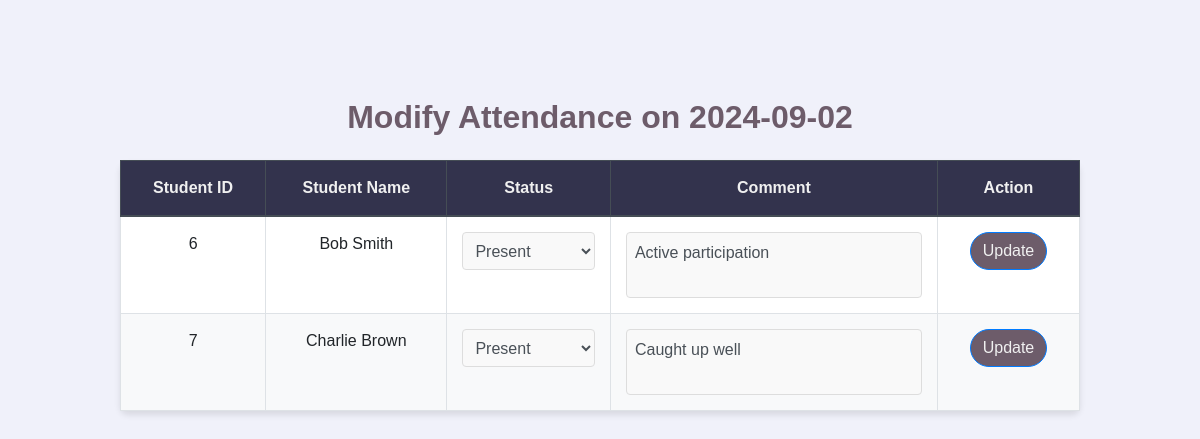
Page /teacher/modify_attendance.php?class_id=1&date=2024-09-02 on the committed database.
### tables this page shows
CREATE TABLE attendance (
    id INT AUTO_INCREMENT PRIMARY KEY,
    class_id INT NOT NULL,   
    student_id INT NOT NULL,   
    date DATE NOT NULL,   
    status ENUM('present', 'absent') NOT NULL,
    comment TEXT,   
    FOREIGN KEY (class_id) REFERENCES classes(id),
    FOREIGN KEY (student_id) REFERENCES user(id)
);

CREATE TABLE IF NOT EXISTS user (
  id INT NOT NULL AUTO_INCREMENT,
  fullname VARCHAR(200) NOT NULL,
  email VARCHAR(200) NOT NULL,
  class VARCHAR(10) NOT NULL,
  role ENUM('teacher', 'student', 'admin') NOT NULL,
  PRIMARY KEY (id)
);

### teacher/modify_attendance.php (the view, shortened to what this page needs)
<?php
require_once('C:\xampp\htdocs\attendance-roster\config.php');
if (isset($_GET['class_id'], $_GET['date'])) {
    $class_id = $_GET['class_id'];
    $date = $_GET['date'];
} else {
    echo "Missing required parameters.";
    exit();
}
$sql = "SELECT a.student_id, s.fullname AS student_name, a.status, a.comment
        FROM attendance a
        JOIN student_class sc ON a.student_id = sc.student_id AND a.class_id = sc.class_id
        JOIN user s ON a.student_id = s.id
        WHERE a.class_id = ? AND a.date = ?
        ORDER BY a.student_id";
$attendance_data = [];
if ($stmt = $conn->prepare($sql)) {
    $stmt->bind_param("is", $class_id, $date);
    if ($stmt->execute()) {
        $stmt->bind_result($student_id, $student_name, $status, $comment);
        while ($stmt->fetch()) {
            $attendance_data[] = [
                'student_id' => $student_id,
                'student_name' => $student_name,
                'status' => $status,
                'comment' => $comment
            ];
        }
    } else {
        $update_err = "Failed to fetch attendance data.";
    }
} else {
    $update_err = "Error preparing the query.";
}
?>
<!DOCTYPE html>
<html lang="en">
<head>
    <link href="https://stackpath.bootstrapcdn.com/bootstrap/4.5.2/css/bootstrap.min.css" rel="stylesheet">
    <link rel="stylesheet" href="css/mark_attendance.css?v=1.0">
</head>
<body>
    <div class="container mt-5">
        <h2 class="text-center mb-4">Modify Attendance on <?php echo htmlspecialchars($date); ?></h2>
        <?php if (empty($attendance_data)) : ?>
            <div class="alert alert-warning">No attendance records found for the specified date and class.</div>
        <?php else : ?>
            <form method="POST">
                <table class="table table-bordered table-hover">
                    <thead class="thead-dark">
                        <tr>
                            <th>Student ID</th>
                            <th>Student Name</th>
                            <th>Status</th>
                            <th>Comment</th>
                            <th>Action</th>
                        </tr>
                    </thead>
                    <tbody>
                        <?php foreach ($attendance_data as $record) : ?>
                            <tr>
                                <td><?php echo htmlspecialchars($record['student_id']); ?></td>
                                <td><?php echo htmlspecialchars($record['student_name']); ?></td>
                                <td>
                                    <select class="form-control" name="status[<?php echo htmlspecialchars($record['student_id']); ?>]" required>
                                        <option value="present" <?php echo ($record['status'] === 'present') ? 'selected' : ''; ?>>Present</option>
                                    </select>
                                </td>
                                <td>
                                    <textarea class="form-control" name="comment[<?php echo htmlspecialchars($record['student_id']); ?>]"><?php echo htmlspecialchars($record['comment']); ?></textarea>
                                </td>
                                <td>
                                    <button type="submit" class="btn btn-primary" name="update" value="<?php echo htmlspecialchars($record['student_id']); ?>">Update</button>
                                </td>
                            </tr>
                        <?php endforeach; ?>
                    </tbody>
                </table>
            </form>
        <?php endif; ?>
    </div>
</body>
</html>

### teacher/css/mark_attendance.css (style rules this page uses)
:root { --primary-dark: #33334d; --primary-mauve: #6d5c6a; --accent-pink: #ceb0b0; --background-light: #F0F1FA; --text-light: #f0f0f0; --text-dark: #1a1a1a; }
body { background-color: #F0F1FA; font-family: 'Arial', sans-serif; }
.container { border-radius: 10px; padding: 20px; margin-top: 40px; }
h2 { font-weight: 600; color: var(--text-dark); }
.table thead { background-color: var(--primary-mauve) !important; color: #ffffff; }
.table tbody tr:nth-child(even) { background-color: #f8f9fa; }
textarea.form-control { resize: none; }

### teacher/modify_attendance.php (style rules this page uses)
:root { --primary-dark: #33334d; --primary-mauve: #6d5c6a; --accent-pink: #ceb0b0; --background-light: #F0F1FA; --text-light: #f0f0f0; --text-dark: #1a1a1a; }
body { background-color: var(--background-light); color: var(--text-dark); font-family: Arial, sans-serif; }
.container { max-width: 1000px; margin: auto; padding-top: 50px; }
h2 { color: var(--primary-mauve); }
.table { background-color: #ffffff; border-radius: 8px; box-shadow: 0px 4px 6px rgba(0, 0, 0, 0.1); }
.table th, .table td { text-align: center; padding: 15px; }
.table th { background-color: var(--primary-dark) !important; color: var(--text-light) !important; }
.table td select, .table td textarea { width: 100%; padding: 8px; border: 1px solid #ddd; border-radius: 4px; background-color: #f9f9f9; }
.btn { background-color: var(--primary-mauve); color: var(--text-light); border-radius: 20px; transition: background-color 0.3s; }
.form-control { background-color: #f9f9f9; border-radius: 4px; box-shadow: none; border: 1px solid #ddd; }

### rows in the picture
attendance: student "6", student.fullname "Bob Smith", status+student "Present", student+comment "Active participation"
attendance: student "7", student.fullname "Charlie Brown", status+student "Present", student+comment "Caught up well"

### other values in the picture
$date "2024-09-02"
